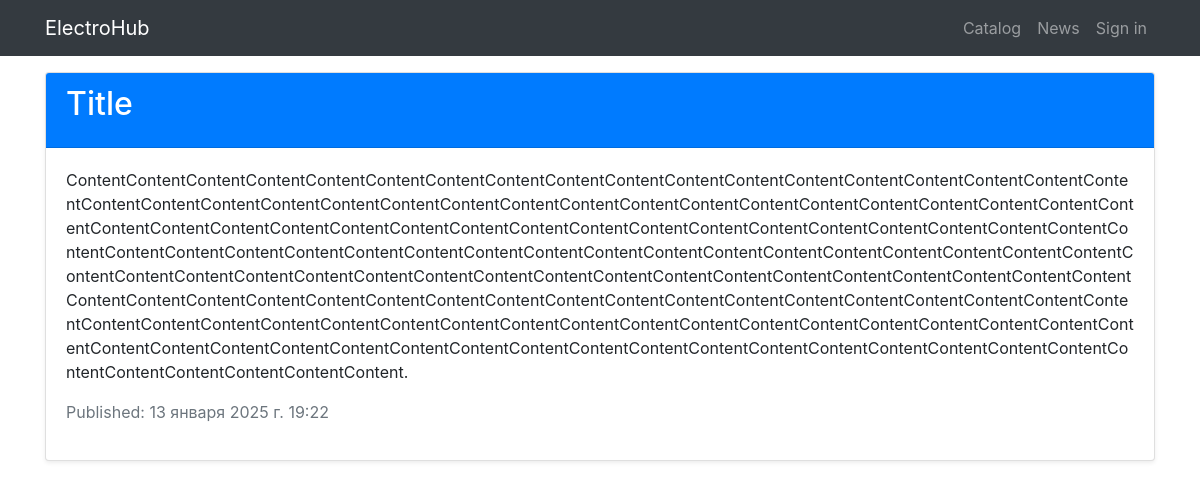
Before: /news/ with the older database file.
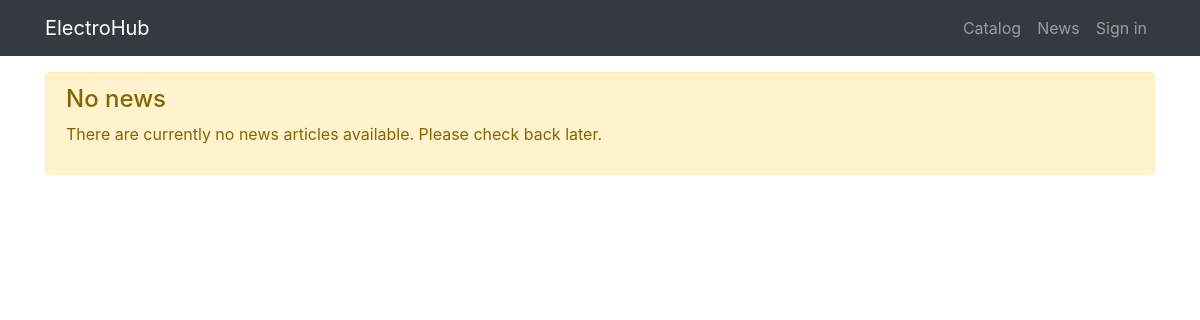
After: the same page with the newer database file.
### news/models.py (models this page shows, shortened)
class News(models.Model):
    title = models.CharField(max_length=200)
    content = models.TextField()
    created_at = models.DateTimeField(auto_now_add=True)
    is_published = models.BooleanField(default=True)
    class Meta:
        verbose_name_plural = 'News'

### news/views.py (the view)
# urls.py: path('news/', news_list, name='news_list'),
def news_list(request):
    context = {'title': 'ElectroHub - News', 'news': News.objects.all().order_by('-created_at')}
    return render(request, "news/news_list.html", context)

### news/templates/news/news_list.html
{% extends 'products/base.html' %}
{% load static %}
{% block content %}
  <div class="container mt-5">
    <div class="row">
      <div class="col-12">
        {% if news %}
          {% for item in news %}
            <div class="card mb-4 shadow-sm">
              <div class="card-header bg-primary text-white">
                <h2 class="card-title">{{ item.title }}</h2>
              </div>
              <div class="card-body">
                <p class="card-text">{{ item.content }}</p>
                <p class="text-muted">Published: {{ item.created_at }}</p>
              </div>
            </div>
          {% endfor %}
        {% else %}
          <div class="alert alert-warning" role="alert">
            <h4 class="alert-heading">No news</h4>
            <p>There are currently no news articles available. Please check back later.</p>
          </div>
        {% endif %}
      </div>
    </div>
  </div>
{% endblock %}

Changed rows visible on the page:
removed News: title "Title", content "ContentContentContentContentContentContentContentContentContentContentContentContentContentContentContentContentContentContentContentContentContentContentContentContentContentContentContentContentContentContentContentContentContentContentContentContentContentContentContentContentContentContentContentContentContentContentContentContentContentContentContentContentContentContentContentContentContentContentContentContentContentContentContentContentContentContentContentContentContentContentContentContentContentContentContentContentContentContentContentContentContentContentContentContentContentContentContentContentContentContentContentContentContentContentContentContentContentContentContentContent…", created_at "13 января 2025 г. 19:22"
Other visible differences:
text now shown: "No news There are currently no news articles available. Please check back later."
